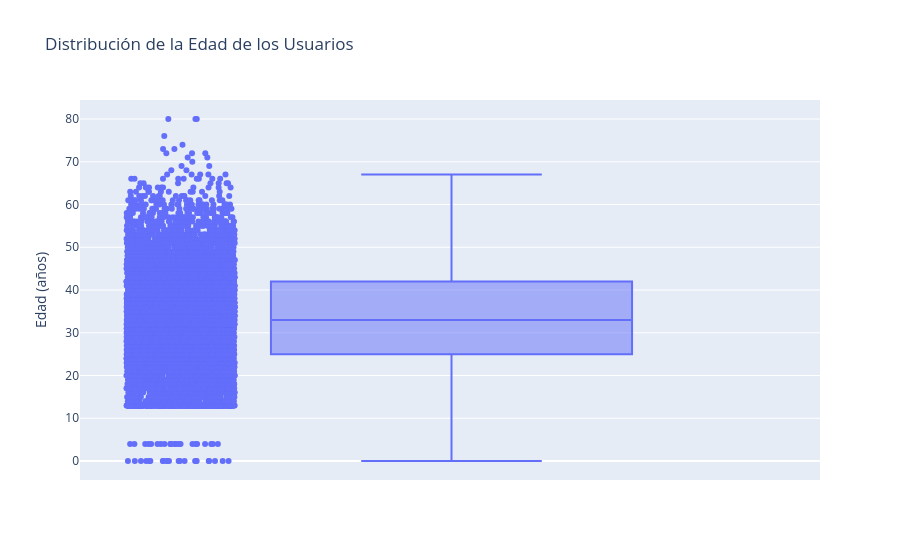

The cell this chart's notebook holds for it:
### Markdown cell above
Visualización 2: Boxplot de Edad de Usuarios
El boxplot es ideal para visualizar la dispersión del 50% central de los datos (IQR) y confirmar la ausencia de valores extremos inválidos

### Code cell
# Gráfico 2: Distribución etaria de la base de usuarios
fig_box = px.box(df, y="age", 
                title="Distribución de la Edad de los Usuarios",
                labels={'age': 'Edad (años)'},
                points="all") # Muestra todos los puntos para ver la densidad
fig_box.show()

### Figure 1 — Plotly figure (JSON) as saved in the notebook; plotly's stock layout.template omitted (floating-point values rounded to 4 significant figures; data arrays with more than 128 entries replaced by an {"elided": "..."} marker saying what was removed)
{"data": [{"alignmentgroup": "True", "boxpoints": "all", "hovertemplate": "Edad (años)=%{y}<extra></extra>", "legendgroup": "", "marker": {"color": "#636efa"}, "name": "", "notched": false, "offsetgroup": "", "orientation": "v", "showlegend": false, "type": "box", "x0": " ", "xaxis": "x", "y": {"elided": "7662 int values"}, "y0": " ", "yaxis": "y"}], "layout": {"boxmode": "group", "legend": {"tracegroupgap": 0}, "title": {"text": "Distribución de la Edad de los Usuarios"}, "xaxis": {"anchor": "y", "domain": [0, 1]}, "yaxis": {"anchor": "x", "domain": [0, 1], "title": {"text": "Edad (años)"}}}}
